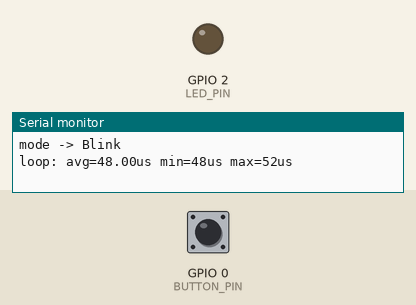
The program below on a simulated ESP32-S3. On the bench: output pins drawn as LEDs (lit = HIGH), the last lines printed to the serial monitor. Dashed ring = blinking. The inputs (shaded band) are chosen by the test bench; at power-on: GPIO 0 (BUTTON_PIN) HIGH.

Above: at 1.2 s.
1.3 s: GPIO 0 (BUTTON_PIN) pulled LOW for 0.15 s
2.9 s: GPIO 0 (BUTTON_PIN) pulled LOW for 1 s
At 3.5 s:
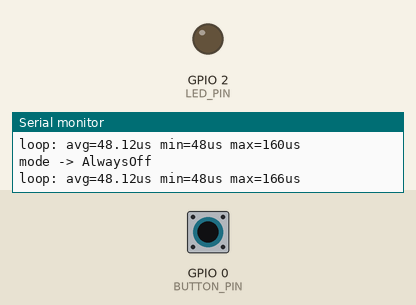
5.4 s: GPIO 0 (BUTTON_PIN) pulled LOW for 3.2 s
At 5.68 s:
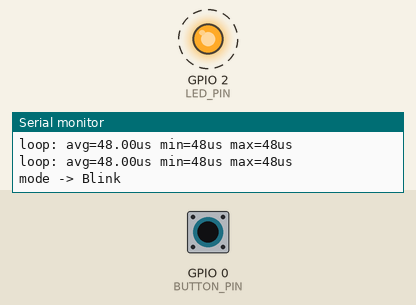
Timing chart, 0 to 16.1 s (numbered marks = the images above; inputs shaded):
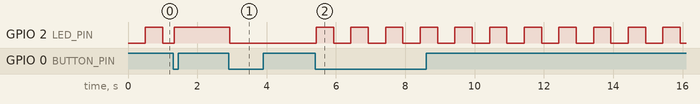

Measured:
- after the input at 2.9 s, GPIO 2 (LED_PIN): HIGH → LOW at once
- after the input at 5.4 s, GPIO 2 (LED_PIN): alternates HIGH for 0.50 s and LOW for 0.50 s, starting at once

The program:

main.cpp
```cpp
#include <Arduino.h>
#include <cstdint>

enum class LedState : uint8_t { Off, On };
enum class LedMode : uint8_t { Blink, AlwaysOn, AlwaysOff };

constexpr uint8_t LED_PIN = 2;
constexpr uint8_t BUTTON_PIN = 0;
constexpr uint32_t BLINK_INTERVAL_MS = 500;
constexpr uint32_t DEBOUNCE_MS = 30;
constexpr uint32_t SERIAL_BAUD = 115200;
constexpr uint32_t STATS_EVERY_ITERATIONS = 1000;

static volatile bool buttonPressed = false;

static void IRAM_ATTR onButtonPressed() {
    buttonPressed = true;
}

static void ledSet(const LedState state) {
    digitalWrite(LED_PIN, state == LedState::On ? HIGH : LOW);
}

static void ledInit() {
    pinMode(LED_PIN, OUTPUT);
    ledSet(LedState::Off);
}

static bool buttonClicked(const uint32_t nowMs) {
    static bool debouncing = false;
    static uint32_t edgeMs = 0;

    if (buttonPressed) {
        buttonPressed = false;
        if (!debouncing) {
            debouncing = true;
            edgeMs = nowMs;
        }
    }
    if (debouncing && nowMs - edgeMs >= DEBOUNCE_MS) {
        debouncing = false;
        return digitalRead(BUTTON_PIN) == LOW;
    }
    return false;
}

static LedMode nextMode(const LedMode mode) {
    switch (mode) {
        case LedMode::Blink:
            return LedMode::AlwaysOn;
        case LedMode::AlwaysOn:
            return LedMode::AlwaysOff;
        default:
            return LedMode::Blink;
    }
}

static const char* modeName(const LedMode mode) {
    switch (mode) {
        case LedMode::Blink:
            return "Blink";
        case LedMode::AlwaysOn:
            return "AlwaysOn";
        default:
            return "AlwaysOff";
    }
}

static void applyMode(const LedMode mode) {
    if (mode == LedMode::AlwaysOn) {
        ledSet(LedState::On);
    } else if (mode == LedMode::AlwaysOff) {
        ledSet(LedState::Off);
    }
    Serial.printf("mode -> %s\n", modeName(mode));
}

static void blink(const uint32_t nowMs) {
    static uint32_t lastToggleMs = 0;
    static LedState state = LedState::Off;

    if (nowMs - lastToggleMs >= BLINK_INTERVAL_MS) {
        lastToggleMs = nowMs;
        state = state == LedState::On ? LedState::Off : LedState::On;
        ledSet(state);
    }
}

static void recordLoopTime(const uint32_t durationUs) {
    static uint32_t count = 0;
    static uint32_t sumUs = 0;
    static uint32_t minUs = UINT32_MAX;
    static uint32_t maxUs = 0;

    ++count;
    sumUs += durationUs;
    minUs = min(minUs, durationUs);
    maxUs = max(maxUs, durationUs);

    if (count >= STATS_EVERY_ITERATIONS) {
        Serial.printf("loop: avg=%.2fus min=%luus max=%luus\n",
                      static_cast<float>(sumUs) / count,
                      static_cast<unsigned long>(minUs), static_cast<unsigned long>(maxUs));
        count = 0;
        sumUs = 0;
        minUs = UINT32_MAX;
        maxUs = 0;
    }
}

void setup() {
    Serial.begin(SERIAL_BAUD);
    ledInit();
    pinMode(BUTTON_PIN, INPUT_PULLUP);
    attachInterrupt(digitalPinToInterrupt(BUTTON_PIN), onButtonPressed, FALLING);
    applyMode(LedMode::Blink);
}

void loop() {
    static LedMode mode = LedMode::Blink;

    const uint32_t startUs = micros();
    const uint32_t nowMs = millis();

    if (buttonClicked(nowMs)) {
        mode = nextMode(mode);
        applyMode(mode);
    }
    if (mode == LedMode::Blink) {
        blink(nowMs);
    }

    recordLoopTime(micros() - startUs);
}
```
